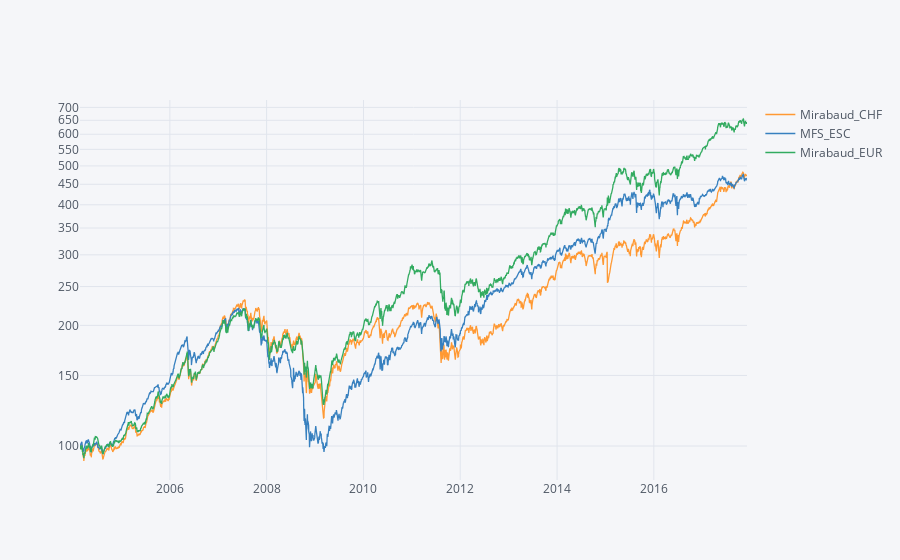

This figure's notebook cell:
### Code cell
fundos_norm.iplot(logy=True)

### Figure 1 — Plotly figure (JSON) as saved in the notebook; plotly's stock layout.template omitted (floating-point values rounded to 4 significant figures; data arrays with more than 128 entries replaced by an {"elided": "..."} marker saying what was removed)
{"data": [{"line": {"color": "rgba(255, 153, 51, 1.0)", "dash": "solid", "width": 1.3}, "mode": "lines", "name": "Mirabaud_CHF", "text": "", "type": "scatter", "x": {"elided": "3414 str values"}, "y": {"elided": "3414 float values"}}, {"line": {"color": "rgba(55, 128, 191, 1.0)", "dash": "solid", "width": 1.3}, "mode": "lines", "name": "MFS_ESC", "text": "", "type": "scatter", "x": {"elided": "3414 str values"}, "y": {"elided": "3414 float values"}}, {"line": {"color": "rgba(50, 171, 96, 1.0)", "dash": "solid", "width": 1.3}, "mode": "lines", "name": "Mirabaud_EUR", "text": "", "type": "scatter", "x": {"elided": "3414 str values"}, "y": {"elided": "3414 float values"}}], "layout": {"legend": {"bgcolor": "#F5F6F9", "font": {"color": "#4D5663"}}, "paper_bgcolor": "#F5F6F9", "plot_bgcolor": "#F5F6F9", "titlefont": {"color": "#4D5663"}, "xaxis1": {"gridcolor": "#E1E5ED", "showgrid": true, "tickfont": {"color": "#4D5663"}, "title": "", "titlefont": {"color": "#4D5663"}, "zerolinecolor": "#E1E5ED"}, "yaxis1": {"gridcolor": "#E1E5ED", "showgrid": true, "tickfont": {"color": "#4D5663"}, "title": "", "titlefont": {"color": "#4D5663"}, "type": "log", "zerolinecolor": "#E1E5ED"}}}
